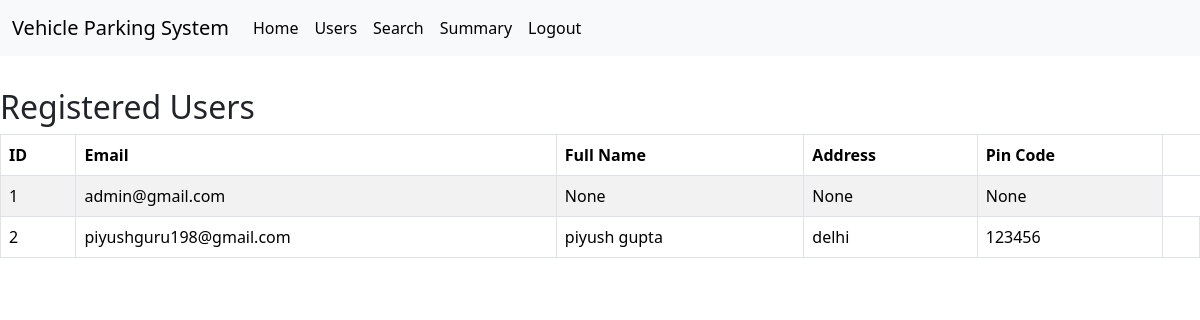
Page /admin_user (signed in) on the earlier database version.
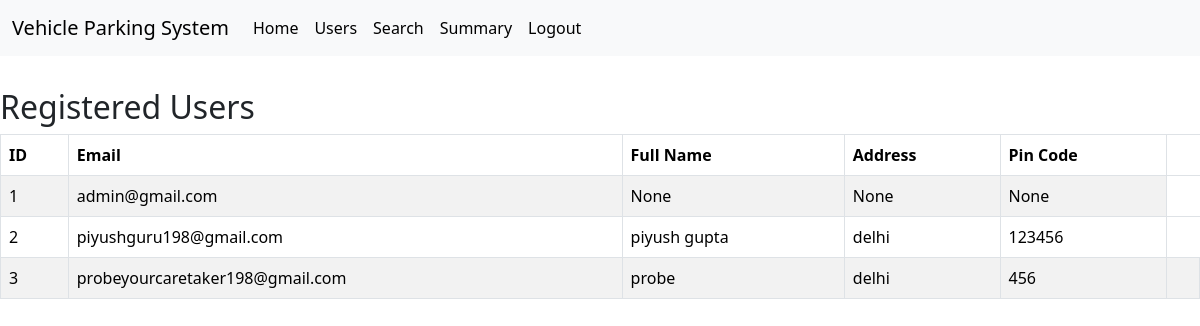
Same page on the later database version.
### controllers/models.py (models this page shows)
class User(db.Model):
    id = db.Column(db.Integer, primary_key=True, autoincrement=True)
    email = db.Column(db.String(120), unique=True, nullable=False)
    password = db.Column(db.String(200), nullable=False)
    address = db.Column(db.String(200), nullable=True)
    pin_code = db.Column(db.String(20), nullable=True)
    full_name = db.Column(db.String(100), nullable=True)
    phone_number = db.Column(db.String(15), nullable=True)
    roles = db.relationship('Role', secondary='user_role')

### controllers/general_routes.py (the view)
@app.route('/admin_user')
def admin_user():
    if 'email' not in session or 'admin' not in session.get('roles'):
        flash('You do not have permission to access this page.', 'error')
        return redirect(url_for('home'))
    users = User.query.all()
    return render_template('admin_user.html', users=users)

### templates/admin_user.html (shortened to what this page needs)
<!DOCTYPE html>
<html lang="en">
<head>
</head>
{% include 'index.html' %}
<body>
    <h2>Registered Users</h2>
    <table class="table table-striped table-bordered ">
        <thead>
            <tr>
                <th>ID</th>
                <th>Email</th>
                <th>Full Name</th>
                <th>Address</th>
                <th>Pin Code</th>
            </tr>
        </thead>
        <tbody>
            {% for user in users %}
            <tr>
                <td>{{ user.id }}</td>
                <td>{{ user.email }}</td>
                <td>{{ user.full_name }}</td>
                <td>{{ user.address }}</td>
                <td>{{ user.pin_code }}</td>
            {% endfor %}
                <td>
                </td>
            </tr>
        </tbody>
    </table>
</body>
</html>

Differences in the rows shown:
added User: id "3", email "probeyourcaretaker198@gmail.com", full_name "probe", address "delhi", pin_code "456"
